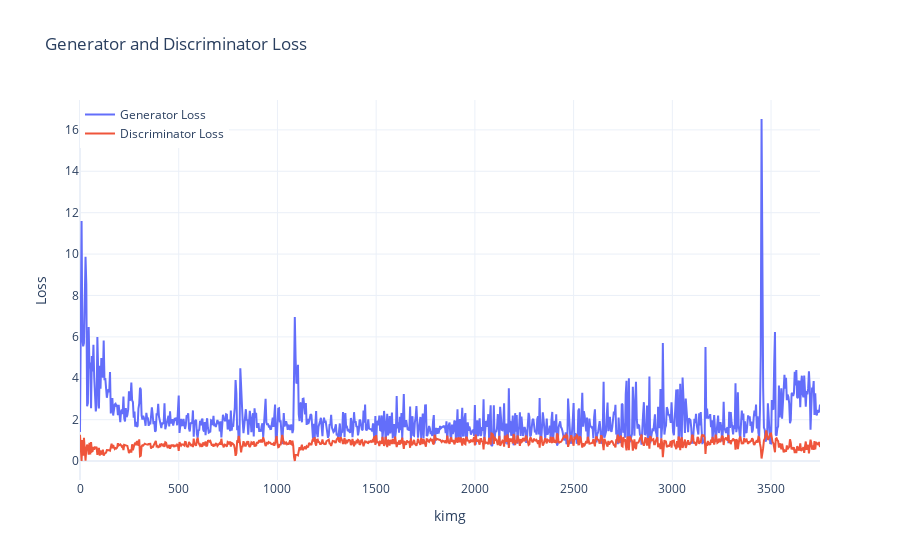
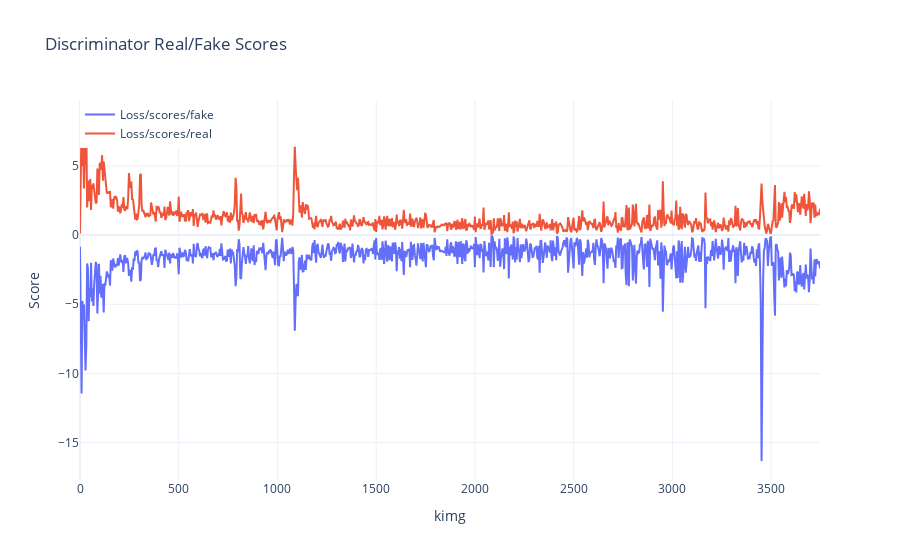
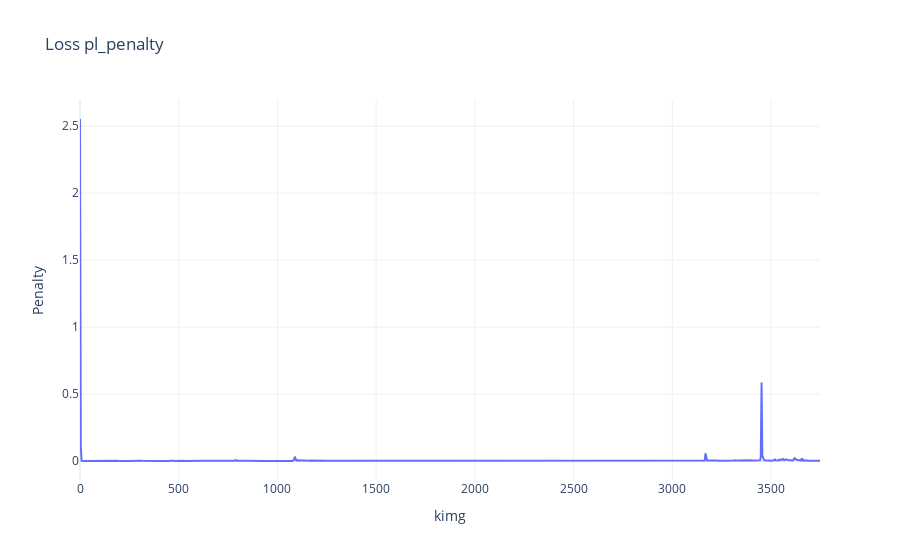
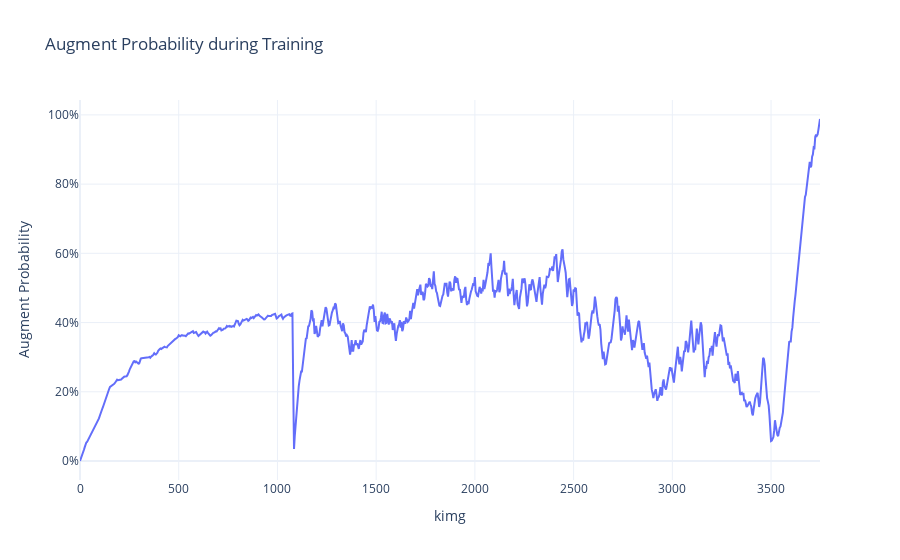

Notebook source saved alongside these figures, in order:
### Code cell
# Plot G and D loss together
fig1 = go.Figure()
for metric in ["Loss/G/loss", "Loss/D/loss"]:
    if metric == "Loss/G/loss":
        name = "Generator Loss"
    else:
        name = "Discriminator Loss"
    
    if metric in df_pivot.columns:
        fig1.add_trace(go.Scatter(x=df_pivot.index, y=df_pivot[metric],
                                  mode="lines", name=name))
fig1.update_layout(
    title="Generator and Discriminator Loss",
    xaxis_title="kimg",
    yaxis_title="Loss",
    template="plotly_white",
    legend=dict(x=0, y=1)
)
fig1.show()
fig1.write_image("../data/figs/Generator and Discriminator Loss.png")

# Plot scores fakes and real together
fig2 = go.Figure()
for metric in ["Loss/scores/fake", "Loss/scores/real"]:
    if metric in df_pivot.columns:
        fig2.add_trace(go.Scatter(x=df_pivot.index, y=df_pivot[metric],
                                  mode="lines", name=metric))
fig2.update_layout(
    title="Discriminator Real/Fake Scores",
    xaxis_title="kimg",
    yaxis_title="Score",
    template="plotly_white",
    legend=dict(x=0, y=1)
)
fig2.show()
fig2.write_image("../data/figs/Discriminator Real-Fake Scores.png")

# Plot pl_penalty alone
fig3 = go.Figure()
if "Loss/pl_penalty" in df_pivot.columns:
    fig3.add_trace(go.Scatter(x=df_pivot.index, y=df_pivot["Loss/pl_penalty"],
                              mode="lines", name="Loss/pl_penalty"))
fig3.update_layout(
    title="Loss pl_penalty",
    xaxis_title="kimg",
    yaxis_title="Penalty",
    template="plotly_white",
    legend=dict(x=0, y=1)
)
fig3.show()
fig3.write_image("../data/figs/Loss pl_penalty.png")

# Plot progress augment alone
fig4 = go.Figure()
if "Progress/augment" in df_pivot.columns:
    fig4.add_trace(go.Scatter(x=df_pivot.index, y=df_pivot["Progress/augment"],
                              mode="lines", name="Progress/augment"))
fig4.update_layout(
    title="Augment Probability during Training",
    xaxis_title="kimg",
    yaxis_title="Augment Probability",
    yaxis_tickformat='p',
    template="plotly_white",
    legend=dict(x=0, y=1)
)
fig4.show()
fig4.write_image("../data/figs/Augment Probability during Training.png")

### Figure 1 — Plotly figure (JSON) as saved in the notebook; plotly's stock layout.template omitted (floating-point values rounded to 4 significant figures; data arrays with more than 128 entries replaced by an {"elided": "..."} marker saying what was removed)
{"data": [{"mode": "lines", "name": "Generator Loss", "type": "scatter", "x": {"elided": "938 int values"}, "y": {"elided": "938 float values"}}, {"mode": "lines", "name": "Discriminator Loss", "type": "scatter", "x": {"elided": "938 int values"}, "y": {"elided": "938 float values"}}], "layout": {"legend": {"x": 0, "y": 1}, "title": {"text": "Generator and Discriminator Loss"}, "xaxis": {"title": {"text": "kimg"}}, "yaxis": {"title": {"text": "Loss"}}}}

### Figure 2 — Plotly figure (JSON) as saved in the notebook; plotly's stock layout.template omitted (floating-point values rounded to 4 significant figures; data arrays with more than 128 entries replaced by an {"elided": "..."} marker saying what was removed)
{"data": [{"mode": "lines", "name": "Loss/scores/fake", "type": "scatter", "x": {"elided": "938 int values"}, "y": {"elided": "938 float values"}}, {"mode": "lines", "name": "Loss/scores/real", "type": "scatter", "x": {"elided": "938 int values"}, "y": {"elided": "938 float values"}}], "layout": {"legend": {"x": 0, "y": 1}, "title": {"text": "Discriminator Real/Fake Scores"}, "xaxis": {"title": {"text": "kimg"}}, "yaxis": {"title": {"text": "Score"}}}}

### Figure 3 — Plotly figure (JSON) as saved in the notebook; plotly's stock layout.template omitted (floating-point values rounded to 4 significant figures; data arrays with more than 128 entries replaced by an {"elided": "..."} marker saying what was removed)
{"data": [{"mode": "lines", "name": "Loss/pl_penalty", "type": "scatter", "x": {"elided": "938 int values"}, "y": {"elided": "938 float values"}}], "layout": {"legend": {"x": 0, "y": 1}, "title": {"text": "Loss pl_penalty"}, "xaxis": {"title": {"text": "kimg"}}, "yaxis": {"title": {"text": "Penalty"}}}}

### Figure 4 — Plotly figure (JSON) as saved in the notebook; plotly's stock layout.template omitted (floating-point values rounded to 4 significant figures; data arrays with more than 128 entries replaced by an {"elided": "..."} marker saying what was removed)
{"data": [{"mode": "lines", "name": "Progress/augment", "type": "scatter", "x": {"elided": "938 int values"}, "y": {"elided": "938 float values"}}], "layout": {"legend": {"x": 0, "y": 1}, "title": {"text": "Augment Probability during Training"}, "xaxis": {"title": {"text": "kimg"}}, "yaxis": {"tickformat": "p", "title": {"text": "Augment Probability"}}}}
